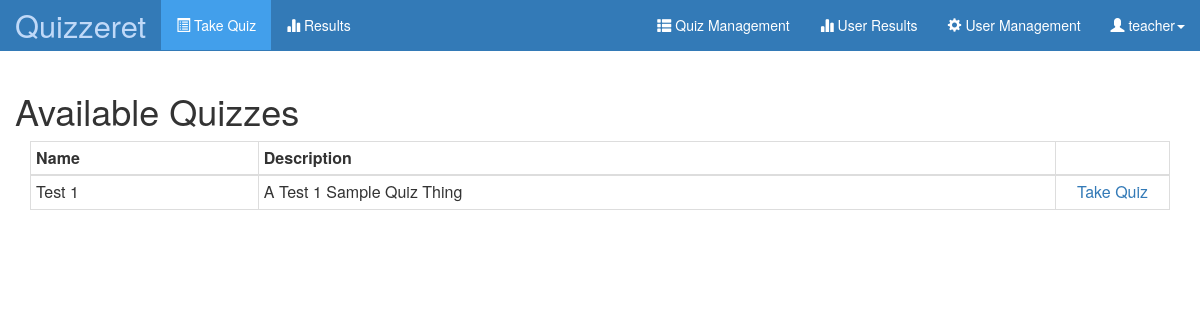
The app's page /index.php?action=quizList (signed in) with its own data.
### tables this page shows
CREATE TABLE `USERS` (
  `UserID` int(11) NOT NULL AUTO_INCREMENT,
  `Username` varchar(200) NOT NULL,
  `Email` varchar(200) NOT NULL,
  `FirstName` varchar(200) NOT NULL,
  `LastName` varchar(200) NOT NULL,
  `Password` varchar(512) NOT NULL,
  `PasswordLastSetOn` datetime NOT NULL,
  `PasswordLastSetBy` int(11) NOT NULL,
  `PasswordLastSetByIP` varchar(50) NOT NULL,
  `LastLoggedInOn` datetime NOT NULL,
  `IsLocked` bit(1) NOT NULL,
  `CreatedOn` datetime NOT NULL,
  `CreatedBy` int(11) NOT NULL,
  `CreatedByIP` varchar(50) NOT NULL,
  `LastModifiedOn` datetime NOT NULL,
  `LastModifiedBy` int(11) NOT NULL,
  `LastModifiedByIP` varchar(50) NOT NULL,
  PRIMARY KEY (`UserID`),
  UNIQUE KEY `UserAK1` (`Username`)
);

CREATE TABLE `QUIZ` (
  `QuizID` int(11) NOT NULL AUTO_INCREMENT,
  `Name` varchar(100) NOT NULL,
  `Description` varchar(2000) NOT NULL,
  `IsActive` bit(1) NOT NULL,
  PRIMARY KEY (`QuizID`)
);

### includes/helperFunctions.php (called while the page is built, shortened)
<?php
if (file_exists("../models/question.php")) {
    include_once "../models/question.php";
} else if (file_exists("models/question.php")) {
    include_once "models/question.php";
}
if (file_exists("../models/option.php")) {
    include_once "../models/option.php";
} else if (file_exists("models/option.php")) {
    include_once "models/option.php";
}
function doesUserHaveRole($userID, $roleName) {
    $connection = mysqli_connect("localhost", "php", "password");
    if (!$connection) {
    } else {
        $queryString = "SELECT RoleID FROM ROLES WHERE RoleName = '$roleName';";
        $qCheckRoleExists= mysqli_query($connection,$queryString);
        $roleID = $qCheckRoleExists->fetch_object()->RoleID;
        $queryString = "SELECT * FROM USER_ROLES WHERE RoleID = '$roleID' AND UserID = '$userID';";
        $qCheckRole= mysqli_query($connection,$queryString);
        if (!is_bool($qCheckRole) && mysqli_num_rows($qCheckRole) == 1) {
            return true;
        } else {
            return false;
        }
    }
}

### models/user.php (called while the page is built, shortened)
<?php
class user {
    public function load($userID){
        $connection = mysqli_connect("localhost", "php", "password");
        if (!$connection) {
        } else {
            $userID = mysqli_real_escape_string($connection, stripslashes($userID));
            $queryString = "SELECT * FROM USERS WHERE UserID='$userID';";
            $qCheckLogin = mysqli_query($connection, $queryString);
            if (!is_bool($qCheckLogin) && mysqli_num_rows($qCheckLogin) == 1) {
                $qCheckLoginObj = $qCheckLogin->fetch_object();
                $this->Username = $qCheckLoginObj->Username;
            } else {
            }
            return $this;
        }
    }
}

### models/quiz.php (called while the page is built, shortened)
<?php
include_once "question.php";
class quiz {
    public $QuizID = 0;
    public function loadAllActive() {
        $connection = mysqli_connect("localhost", "php", "password");
        if (!$connection) {
            $errorMsg = "no connection";
        } else {
            $queryString = "SELECT * FROM QUIZ WHERE IsActive = 1;";
            $getQuizzes = mysqli_query($connection, $queryString);
            $quizList = array();
            if (is_bool($getQuizzes) && !$getQuizzes) {
                $errorMsg = "bad query";
            } else {
                $getQuizzes->fetch_array();
                foreach ($getQuizzes as $quizThing) {
                    array_push($quizList, (new quiz())->populateFromQuery($quizThing));
                }
            }
        }
        return $quizList;
    }
    public function populateFromQuery($queryRow) {
        $this->QuizID = $queryRow['QuizID'];
        $this->Name = $queryRow['Name'];
        $this->Description = $queryRow['Description'];
        $this->Questions = $this->loadArrayOfQuizQuestions();
        return $this;
    }
    public function loadArrayOfQuizQuestions(){
        $quizID = $this->QuizID;
        $tempArrayOfQuizQuestions = [];
        $connection = mysqli_connect("localhost", "php", "password");
        if (!$connection) {
        } else {
            $quizID = mysqli_real_escape_string($connection, stripslashes($quizID));
            $queryString = "SELECT * FROM QUESTIONS WHERE QuizID='$quizID';";
            $qLoadQuizQuestions = mysqli_query($connection, $queryString);
            if (!is_bool($qLoadQuizQuestions) && mysqli_num_rows($qLoadQuizQuestions) > 0) {
                foreach ($qLoadQuizQuestions as $quizQuestion) {
                    array_push($tempArrayOfQuizQuestions, (new question())->populateFromQuery($quizQuestion));
                }
            } else {
            }
            return $tempArrayOfQuizQuestions;
        }
    }
}

### models/question.php (called while the page is built, shortened)
<?php
include_once "option.php";
class question {
    public $QuestionID = 0;
    public function populateFromQuery($queryRow) {
        $this->QuestionID = $queryRow['QuestionID'];
        $this->Options = $this->loadArrayOfQuizQuestionAnswers();
        return $this;
    }
    public function loadArrayOfQuizQuestionAnswers(){
        $questionID = $this->QuestionID;
        $tempArrayOfQuizQuestions = [];
        $connection = mysqli_connect("localhost", "php", "password");
        if (!$connection) {
        } else {
            $questionID = mysqli_real_escape_string($connection, stripslashes($questionID));
            $queryString = "SELECT * FROM OPTIONS WHERE QuestionID='$questionID';";
            $qLoadQuizQuestionOptions = mysqli_query($connection, $queryString);
            if (!is_bool($qLoadQuizQuestionOptions) && mysqli_num_rows($qLoadQuizQuestionOptions) > 0) {
                $qLoadQuizQuestionOptions->fetch_array();
                foreach ($qLoadQuizQuestionOptions as $quizQuestionOption) {
                    array_push($tempArrayOfQuizQuestions, (new option())->populateFromQuery($quizQuestionOption));
                }
            } else {
            }
            return $tempArrayOfQuizQuestions;
        }
    }
}

### models/option.php (called while the page is built, shortened)
<?php
class option {
    public function populateFromQuery($queryRow) {
        return $this;
    }
}

### views/quizList.php (the view, shortened to what this page needs)
<?php
include_once "models/quiz.php";
$quizList = (new quiz())->loadAllActive();
$quizQuestionCount = 0;
foreach ($quizList as $singleQuiz) {
    $quizQuestionCount+=(count($singleQuiz->Questions));
}
?>
<div class="row">
    <h1>Available Quizzes</h1>
    <div class="col-sm-12">
        <?php if(count($quizList) < 1 || $quizQuestionCount == 0) {
            echo 'No quizzes found..';
        } else {
            echo "
                <table class=\"table table-condensed table-bordered\">
                    <thead>
                        <tr>
                            <th style=\"width:20%;\">
                                Name
                            </th>
                            <th style=\"width:70%;\">
                                Description
                            </th>
                            <th style=\"width:10%;\">
                                &nbsp;
                            </th>
                        </tr>
                    </thead>
                    <tbody>";
            foreach ($quizList as $singleQuiz) {
                echo "<tr>
                        <td>
                            $singleQuiz->Name
                        </td>
                        <td>
                            $singleQuiz->Description
                        </td>
                        <td style=\"text-align:center;\">
                             <a href=\"index.php?action=quizTake&quizID=$singleQuiz->QuizID\">Take Quiz</a>
                        </td>
                    </tr>";
            }
            echo "</tbody>
                </table>
            ";
        }
        ?>
    </div>
</div>

### index.php (shortened to what this page needs)
<?php
$activeNavTab='login';
if (!isset($_GET["action"])) {
    $toInclude = ['views/login.php'];
    $pageTitle='Log In';
    $activeNavTab='login';
    $securedPage=false;
} else {
    switch($_GET["action"]) {
        case "quizList": $toInclude = ['includes/securityCheck_quizSection.php','views/quizList.php']; $pageTitle='View Quizzes'; $activeNavTab = "quizList";  break;
    }
}
include_once "includes/helperFunctions.php";
include_once "models/user.php";
?>
<html>
    <head>
        <link href="./assets/css/bootstrap.min.css" rel="stylesheet">
        <link href="./assets/css/main.css" rel="stylesheet">
    </head>
    <body>
        <?php include_once "includes/navbar.php"; ?>
        <div class="container">
            <?php
                foreach($toInclude as $singleInclude) {
                    include_once($singleInclude);
                }
            ?>
        </div>
    </body>
</html>

### includes/navbar.php
<nav class="navbar navbar-default navbar-static-top navbar-inverse" role="navigation">
    <div class="container-fluid">
        <div class="navbar-header">
            <a class="navbar-brand" href="index.php?action=login">Quizzeret</a>
        </div>
        <div class="collapse navbar-collapse" id="bs-example-navbar-collapse-1">
            <?php
            if(doesUserHaveRole($_SESSION['loggedInUserID'],"TEACH") || doesUserHaveRole($_SESSION['loggedInUserID'],"STUDENT") ) {
                echo "
                    <ul class=\"nav navbar-nav navbar-left\">
                        <li";
                if ($activeNavTab == "quizList") {echo " class=\"active\"";}
                echo "><a href=\"index.php?action=quizList\"><i class=\"glyphicon glyphicon-list-alt\"></i>&nbsp;Take Quiz</a></li>
                    <li";
                if ($activeNavTab == "quizResults") {echo " class=\"active\"";}
                echo "><a href=\"index.php?action=quizResults\"><i class=\"glyphicon glyphicon-stats\"></i>&nbsp;Results</a></li>
                    </ul>
                ";
            }
            ?>
            <ul class="nav navbar-nav navbar-right">
                <?php
                if(doesUserHaveRole($_SESSION['loggedInUserID'],"TEACH")) {
                    echo "<li";
                    if ($activeNavTab == "manageQuiz") {echo " class=\"active\"";}
                    echo "><a href='index.php?action=manageQuiz'><i class='glyphicon glyphicon-th-list'></i>&nbsp;Quiz Management</a></li>";
                    echo "<li";
                    if ($activeNavTab == "userResults") {echo " class=\"active\"";}
                    echo "><a href='index.php?action=userResults'><i class='glyphicon glyphicon-stats'></i>&nbsp;User Results</a></li>";
                }
                if(doesUserHaveRole($_SESSION['loggedInUserID'],"TEACH") || doesUserHaveRole($_SESSION['loggedInUserID'],"USERMANAGE")) {
                    echo "<li";
                    if ($activeNavTab == "userManage") {echo " class=\"active\"";}
                    echo "><a href='index.php?action=manageUsers'><i class='glyphicon glyphicon-cog'></i>&nbsp;User Management</a></li>";
                }
                if ($_SESSION['loggedIn']) {
                    echo "
                        <li class=\"dropdown\">
                            <a href=\"#\" class=\"dropdown-toggle\" data-toggle=\"dropdown\">
                                <i class=\"glyphicon glyphicon-user glyphicon-white\"></i>&nbsp;".(new user())->load($_SESSION['loggedInUserID'])->Username."<b class=\"caret\"></b>
                            </a>
                            <ul id=\"actions-submenu\" class=\"dropdown-menu\">";
                                echo "<li><a href=\"index.php?action=logout\">Logout</a></li>
                            </ul>
                        </li>
                    ";
                } else {
                    echo "<li><a href=\"index.php?action=login\">Login</a></li>";
                }
                ?>
            </ul>
        </div>
    </div>
</nav>

### assets/css/main.css (style rules this page uses)
.navbar { margin-bottom: 0px; }
.navbar-default { background-color: rgb(51, 122, 183); border-color: rgb(51, 122, 183); }
.navbar-brand { font-size: 220%; }
.navbar-default .navbar-brand { color: #ffffff; }
.navbar-default .navbar-nav > li > a { color: #ffffff; }
.navbar-default .navbar-nav > .active > a, .navbar-default .navbar-nav > .active > a:hover, .navbar-default .navbar-nav > .active > a:focus { color: #ffffff; background-color: rgb(66, 159, 235); }
.navbar-default .navbar-collapse, .navbar-default .navbar-form { border-color: #ffffff; }

### records on screen
users: Username "teacher"
quiz: Name "Test 1", Description "A Test 1 Sample Quiz Thing"
